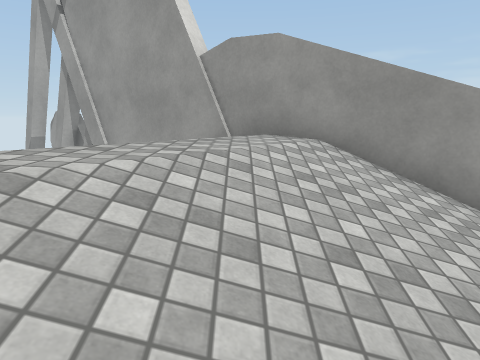
view 1 (above)

14 first-person views from a walk through a scene from a Unity 3-D project. The camera is 1.4 m above the floor, tilts 10° down and sees 70° across. The floor is counted in squares, 1 m on a side. Each view is taken from the middle of a square. On the plan, view 1 faces up. The plan holds only what a view shows up to about 15 squares ahead; the rest is blank. The place goes on beyond the plan. The player is left out. Some animated figures are not drawn. Surface patterns are stand-ins for the level's own textures.

view 2
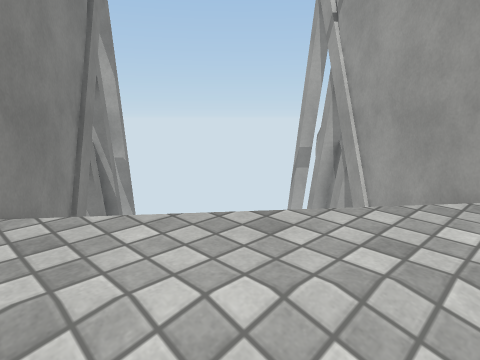

view 3
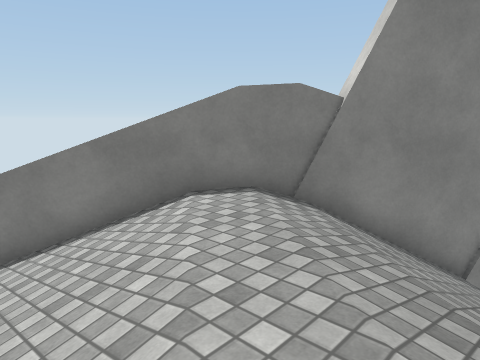

view 4
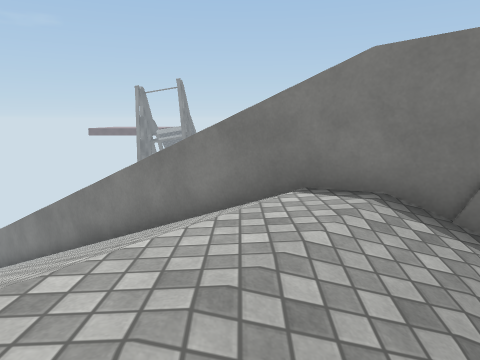

view 5
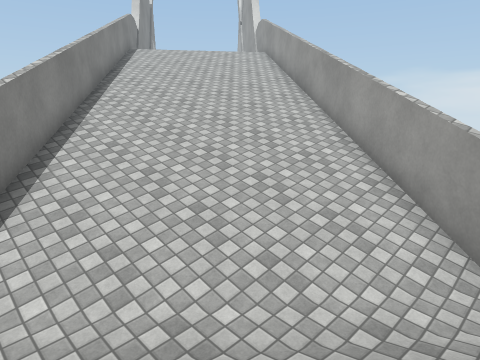

view 6
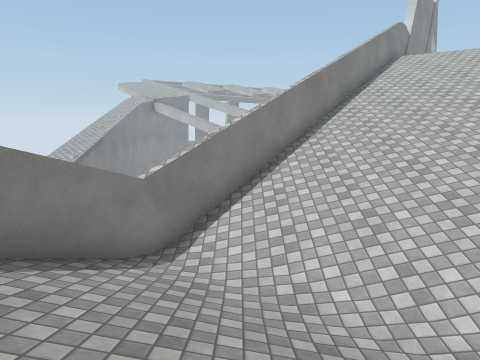

view 7
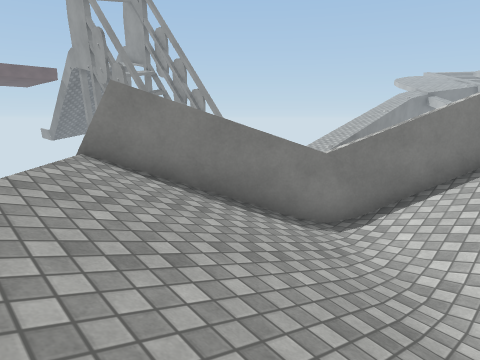

view 8
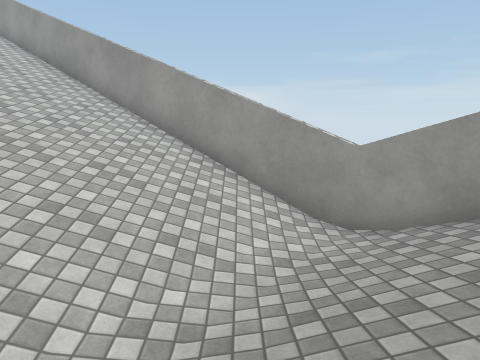

view 9
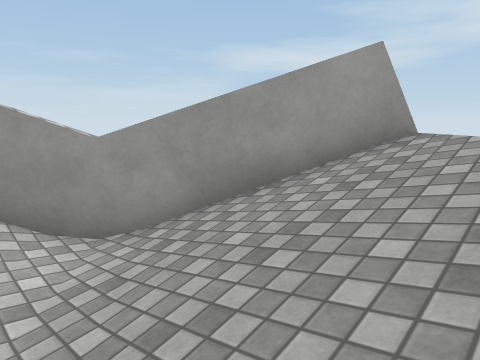

view 10
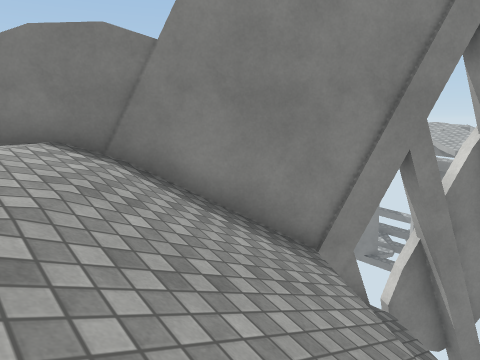

view 11
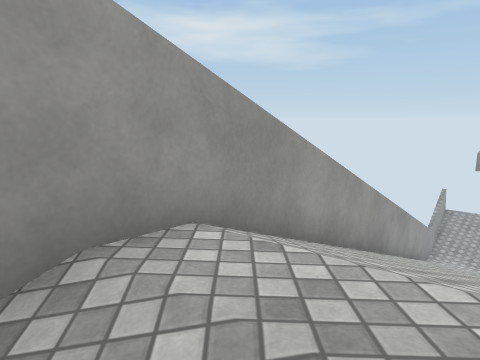

view 12
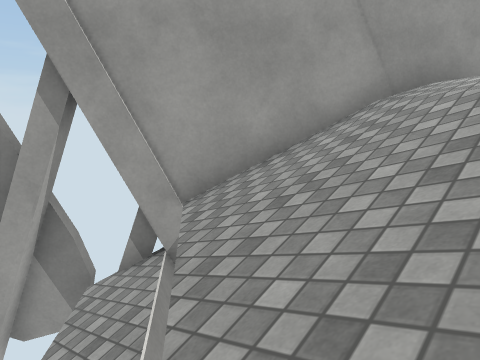

view 13
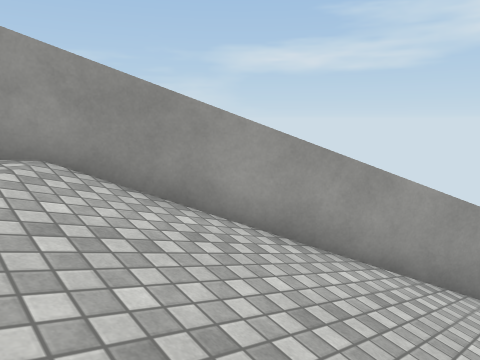

view 14
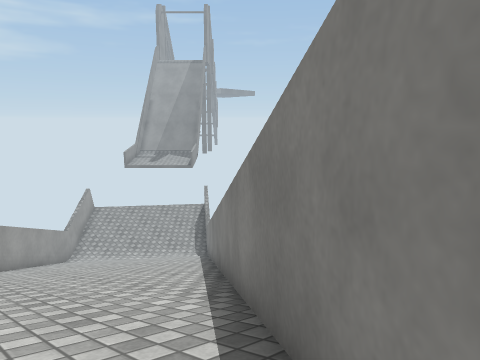

### Floor plan
Key: @ floor where view 1 was taken; # wall or solid block; x gap in a wall; . main floor; : floor 0.25 m higher than the main floor; - floor 6 m lower than the main floor; _ floor 6.25 m lower than the main floor; / step, stairs or slope; v drop or lower ground.
Columns run from 10 left of view 1 to 19 right of it. Each row starts with its distance up from view 1.
 12     v##
 11      v#
 10     vv###
  9     vv//##
  8     vv///###
  7 v v v//////##
  6 #vvv//////..###
  5 ###//////:.///##
  4   ##////:./////##
  3    ##///.///////##
  2     ##/..////////###
  1      ##.///////////##
  0       ###/@/////////##
 -1         ##///////////###
 -2          ##////////////##
 -3           ###///////////##
 -4             ##///////////###
 -5              ##/////////_//##
 -6               ##///////--///##
 -7                ###////--/////x
 -8                  ##///-//////
 -9                   ##/_//////
-10                    ###/////
-11                      ##///
-12                       ##//
-13                        ##

Positions as (right, up) in squares from view 1, and headings:
1: (0, 0), facing up
2: (0, 2), facing up-left
3: (1, 6), facing down-left
4: (-2, 6), facing down
5: (15, -9), facing up-left
6: (17, -8), facing left
7: (17, -6), facing down-left
8: (13, -10), facing up
9: (13, -9), facing up-right
10: (-2, 8), facing down-left
11: (-2, 6), facing right
12: (-7, 5), facing up-right
13: (0, 1), facing up-right
14: (-4, 2), facing down-right
